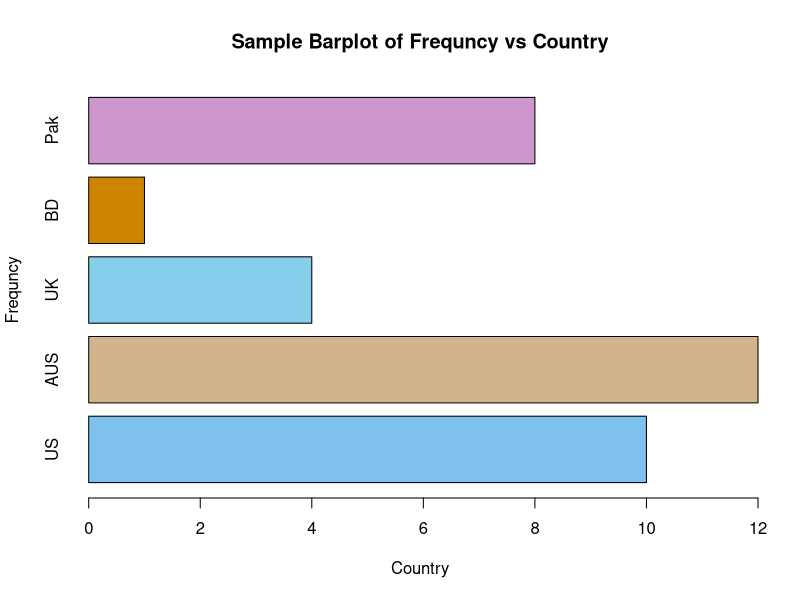
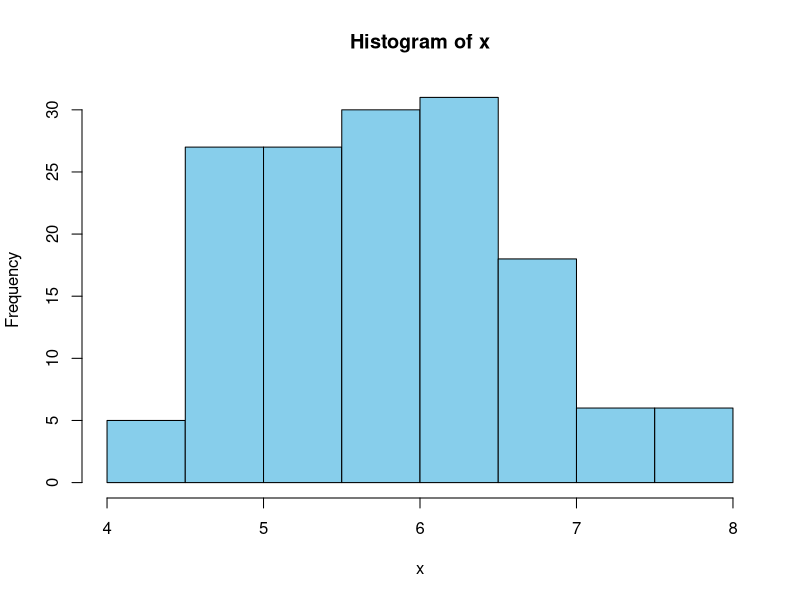
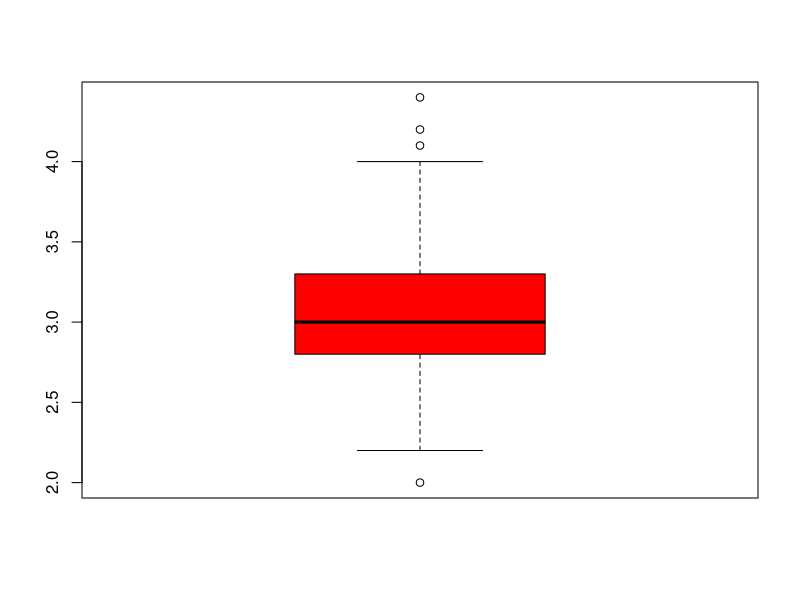
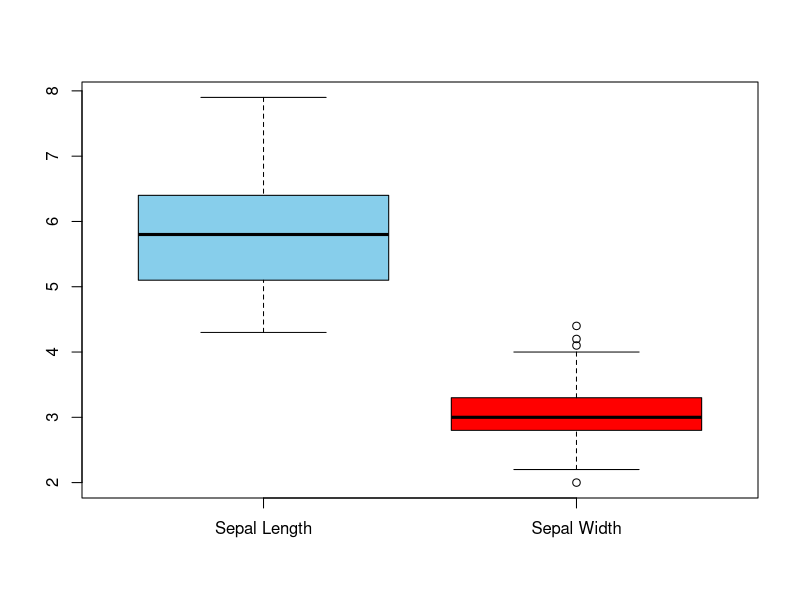
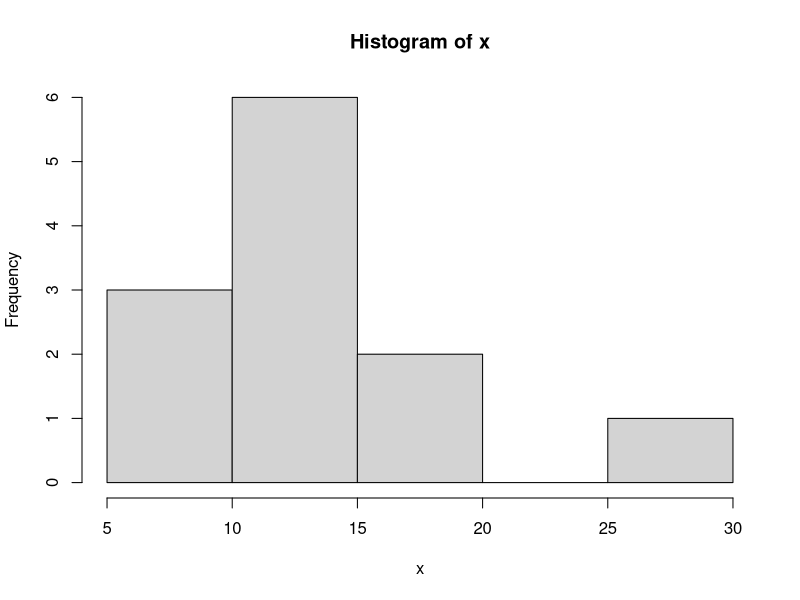
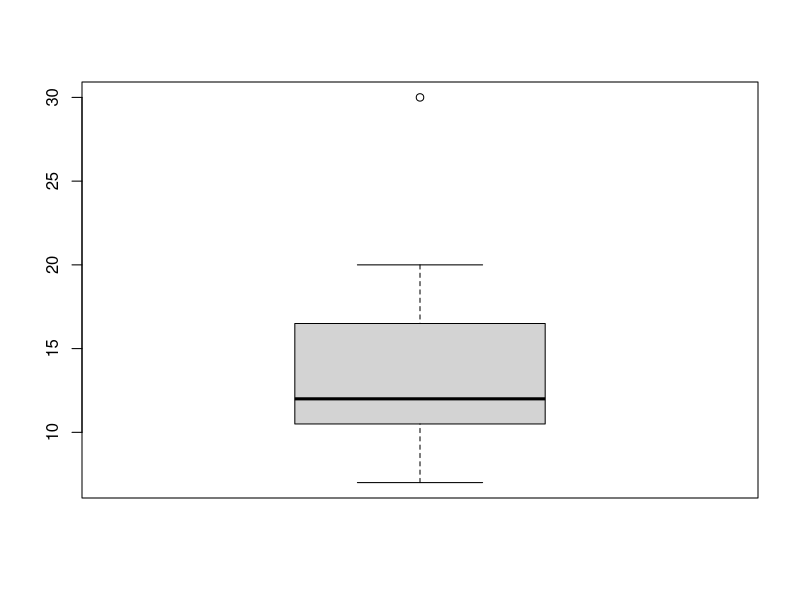

Reproduce these figures in R, in order.


fre = c(10,12,4,1,8)
country = c("US","AUS","UK", "BD", "Pak")
#barplot(fre, names= country, col=c(1,4,3,2))
barplot(fre, names= country, col=c("skyblue2","tan","skyblue","orange3","plum3"),
        xlab="Country",ylab="Frequncy", main="Sample Barplot of Frequncy vs Country",
        horiz="T")

head(iris)
x=iris$Sepal.Length
hist(x,col = "skyblue")
y=iris$Sepal.Width
boxplot(y, col = "red")
boxplot(x,y,names=c("Sepal Length", "Sepal Width"), col=c("skyblue","red"))

x=c(10,12,14,7,18,10,30,12,15,20,11,12)
n= length(x)
sum.x= sum(x)
Mean_x=sum.x/n
median_x=median(x)
Q1= quantile(x,0.25)
Q3=quantile(x,0.75)
hist(x)
boxplot(x)
sd_x=sd(x)
vriance_x=var(x)

LF= Q1 - 1.5*(Q3-Q1)
UF= Q3 + 1.5*(Q3-Q1)

which(x>UF)
which(x<LF)

summary(x)
